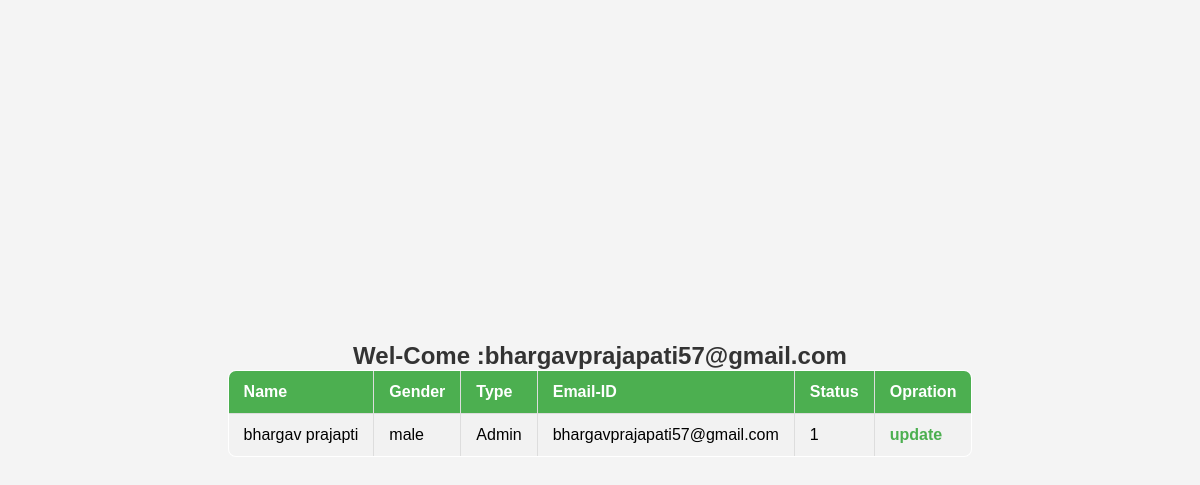
/userwelcome.php (signed in), run on the app's committed database.
### tables this page shows
CREATE TABLE IF NOT EXISTS `tblregistration` (
  `Userid` int NOT NULL AUTO_INCREMENT,
  `name` varchar(30) NOT NULL,
  `gender` varchar(6) NOT NULL,
  `type` varchar(10) NOT NULL,
  `emailid` varchar(30) NOT NULL,
  `pass` varchar(30) NOT NULL,
  `status` int NOT NULL,
  PRIMARY KEY (`Userid`)
);

### userwelcome.php (the view, shortened to what this page needs)
<html>
  <head><title>Welcome User</title>
  </head>
  <body>
    <?php
        echo"<h2>Wel-Come :".$_SESSION['username'];
        echo "<br>";
        if(isset($_SESSION['username'])){
          $conn = mysqli_connect("localhost","root","","studentdb");
          $sql = "select * from tblregistration where emailid='".$_SESSION['username']."'and status = 1";
          $result = mysqli_query($conn,$sql);
          if($result->num_rows > 0){
            echo "<table border=1><tr>
                  <th>Name</th>
                  <th>Gender</th>
                  <th>Type</th>
                  <th>Email-ID</th>
                  <th>Status</th>
                  <th>Opration</th>
               </tr>";
               while($rows = mysqli_fetch_assoc($result)){
                echo "<tr><td>".$rows['name']."</td>
                <td>".$rows['gender']."</td>
                <td>".$rows['type']."</td>
                <td>".$rows['emailid']."</td>
                <td>".$rows['status']."</td>
                <td> <a href='update.php'>update</a></td>
                </tr>";
               }
               echo "</table>";
          }
          else{
            echo "0 reacord found ....";
          }
        }
    ?>
  </body>
</html>

### userwelcome.php (style rules this page uses)
body { font-family: Arial, sans-serif; background-color: #f4f4f4; margin: 0; padding: 0; display: flex; justify-content: center; align-items: center; height: 100vh; text-align: center; }
h2 { margin-bottom: 20px; font-size: 24px; color: #333; }
table { width: 100%; border-collapse: collapse; margin: 0 auto; background-color: #fff; border-radius: 8px; overflow: hidden; }
th, td { padding: 12px 15px; border: 1px solid #ddd; text-align: left; }
th { background-color: #4CAF50; color: white; font-weight: bold; }
tr:nth-child(even) { background-color: #f2f2f2; }
td a { color: #4CAF50; text-decoration: none; font-weight: bold; }

### data on the page
tblregistration: name "bhargav prajapti", gender "male", type "Admin", emailid "bhargavprajapati57@gmail.com", status "1"

### other printed values
$_SESSION['username'] "bhargavprajapati57@gmail.com"
